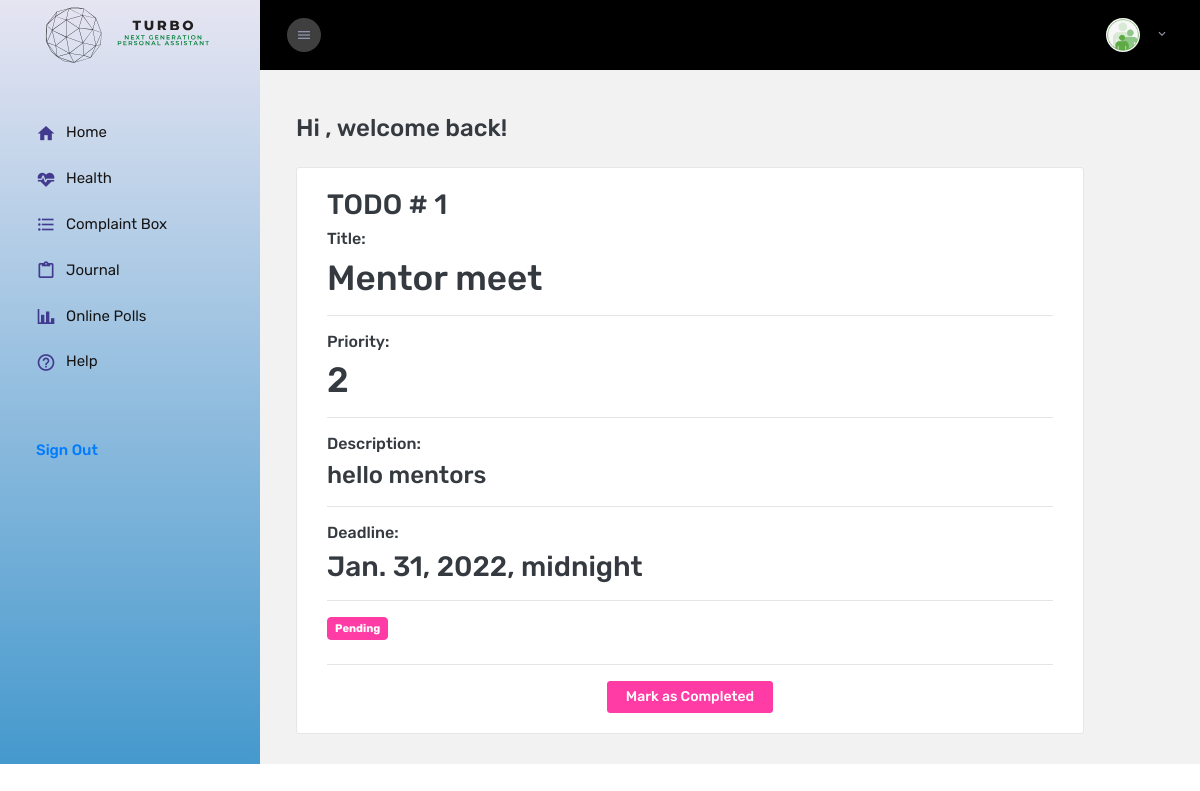
The page /todo/1/ on the database its author committed.
### app/models.py (models this page shows)
class Todo(models.Model):
    PRIORITY_CHOICES = (
        (1, "High priority"),
        (2, "Medium priority"),
        (3, "Low priority"),
    )
    title = models.CharField(max_length=75)
    description = models.TextField(max_length=500)
    user = models.ForeignKey(User, on_delete=models.CASCADE)
    deadline_time = models.DateTimeField()
    priority = models.IntegerField(choices=PRIORITY_CHOICES)
    status = models.IntegerField(default=0)

### app/views.py (the view)
# urls.py: path('todo/<int:pk>/', detailed_todos, name="detailed_todos"),
def detailed_todos(request,pk):
    cur_todo = Todo.objects.get(pk = pk)
    context = {
        'todo': cur_todo
    }
    return render(request, "app/todo_detail.html", context)

### app/templates/app/todo_detail.html (shortened to what this page needs)
{% extends "app/base.html" %}
{% block content%}
  <div class="row">
    <div class="col-xl-12 grid-margin stretch-card">
      <div class="card">
        <div class="card-body">
          <h2>TODO # {{todo.id}}</h2>
          <div class="table-responsive">
            <h5>Title:</h5>
            <h1>{{todo.title}}</h1>
            <hr>
            <h5>Priority:</h5>
            <h1>{{todo.priority}}</h1>
            <hr>
            <h5>Description:</h5>
            <h3>{{todo.description}}</h3>
            <hr>
            <h5>Deadline:</h5>
            <h2>{{todo.deadline_time}}</h2>
            <hr>
            {% if todo.status %}
            <label class="badge badge-success">Completed</label>
            {% else %}
            <label class="badge badge-danger">Pending</label>
            {% endif %}
            <hr>
            <center>
              <form action="{% url 'handle_todo_done'  todo.id %}" method="post">
                {% if todo.status %}
                  <button class="btn btn-success" type="submit">Mark as Pending</button>
                {% else %}
                  <button class="btn btn-danger" type="submit">Mark as Completed</button>
                {% endif %}
              </form>
            </center>
          </div>
        </div>
      </div>
    </div>
    </div>
{% endblock content %}

### rows shown on the page
Todo: id "1", title "Mentor meet", priority "2", description "hello mentors", deadline_time "Jan. 31, 2022, midnight"
